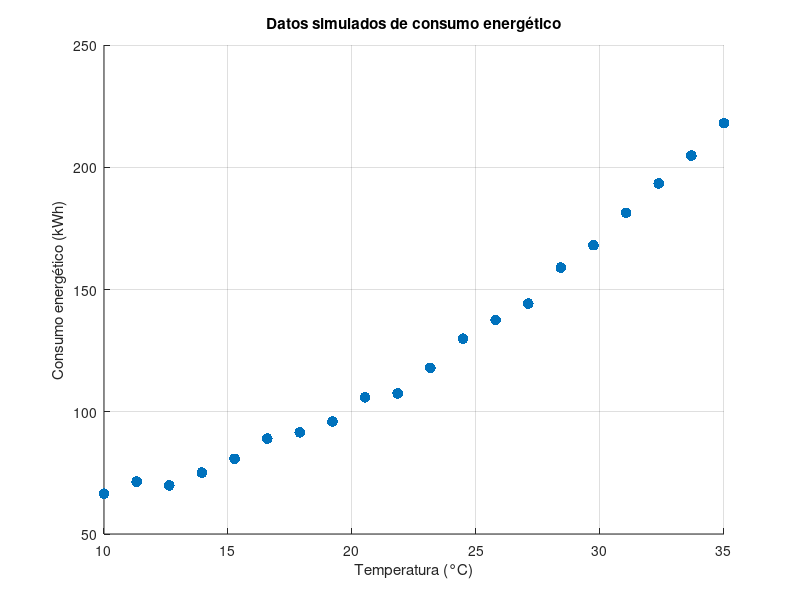

This figure's MATLAB source: (Note: this script raises an error after producing the figure.)
%% ==============================================================
% PROYECTO: Modelado del consumo energético en función de la temperatura
% MÉTODOS: Regresión Lineal y Regresión Cuadrática
% Autor: [Ismenia - David]
% Fecha: [12 de noviembre del 2025]
% ==============================================================

clc; clear; close all;

%% -----------------------------
% 1. GENERACIÓN DE DATOS SIMULADOS
% -----------------------------
% Temperaturas entre 10 y 35 °C
T = linspace(10,35,20)'; 

% Modelo teórico del consumo (simulación)
% Supongamos que el consumo aumenta con la temperatura, con ligera curvatura
% y un poco de ruido aleatorio (simula datos reales)
consumo_real = 0.2*T.^2 - 3*T + 80 + randn(size(T))*2;

% Visualización de los datos simulados
figure;
scatter(T, consumo_real, 60, 'filled');
xlabel('Temperatura (°C)');
ylabel('Consumo energético (kWh)');
title('Datos simulados de consumo energético');
grid on;

%% -----------------------------
% 2. MODELO DE REGRESIÓN LINEAL
% -----------------------------
% Ajuste lineal: y = a1*x + a0
coef_lineal = polyfit(T, consumo_real, 1);
consumo_lineal = polyval(coef_lineal, T);

% Cálculo de métricas de ajuste
resid_lineal = consumo_real - consumo_lineal;
ECM_lineal = mean(resid_lineal.^2);        % Error cuadrático medio
EAM_lineal = mean(abs(resid_lineal));      % Error absoluto medio
R2_lineal = 1 - sum(resid_lineal.^2)/sum((consumo_real - mean(consumo_real)).^2);

%% -----------------------------
% 3. MODELO DE REGRESIÓN CUADRÁTICA
% -----------------------------
% Ajuste cuadrático: y = a2*x^2 + a1*x + a0
coef_cuad = polyfit(T, consumo_real, 2);
consumo_cuad = polyval(coef_cuad, T);

% Cálculo de métricas de ajuste
resid_cuad = consumo_real - consumo_cuad;
ECM_cuad = mean(resid_cuad.^2);
EAM_cuad = mean(abs(resid_cuad));
R2_cuad = 1 - sum(resid_cuad.^2)/sum((consumo_real - mean(consumo_real)).^2);

%% -----------------------------
% 4. TABLAS DE RESULTADOS
% -----------------------------
% Comparación de valores reales y predichos (primeros 10)
Tabla_Prediccion = table(T(1:10), consumo_real(1:10), ...
    consumo_lineal(1:10), consumo_cuad(1:10), ...
    abs(consumo_real(1:10) - consumo_lineal(1:10)), ...
    abs(consumo_real(1:10) - consumo_cuad(1:10)), ...
    'VariableNames', {'Temp_(°C)','Consumo_real','Modelo_Lineal','Modelo_Cuadrático', ...
    'ErrorAbs_Lineal','ErrorAbs_Cuadrático'});

disp('--- TABLA DE PREDICCIÓN Y ERRORES ---');
disp(Tabla_Prediccion);

% Tabla comparativa de métricas globales
Tabla_Metricas = table({'Lineal';'Cuadrática'}, [ECM_lineal; ECM_cuad], ...
    [EAM_lineal; EAM_cuad], [R2_lineal; R2_cuad], ...
    'VariableNames', {'Modelo','ECM','EAM','R2'});

disp('--- TABLA DE MÉTRICAS DE AJUSTE ---');
disp(Tabla_Metricas);

%% -----------------------------
% 5. GRAFICAS COMPARATIVAS
% -----------------------------
figure;
scatter(T, consumo_real, 60, 'filled', 'DisplayName','Datos reales'); hold on;
plot(T, consumo_lineal, '-r', 'LineWidth',1.5, 'DisplayName','Regresión lineal');
plot(T, consumo_cuad, '--b', 'LineWidth',1.5, 'DisplayName','Regresión cuadrática');
xlabel('Temperatura (°C)');
ylabel('Consumo energético (kWh)');
title('Comparación de modelos de regresión');
legend show; grid on;

% Gráfica de residuos
figure;
subplot(2,1,1);
stem(T, resid_lineal, 'r','filled');
xlabel('Temperatura (°C)'); ylabel('Residuo (kWh)');
title('Residuos - Modelo Lineal'); grid on;

subplot(2,1,2);
stem(T, resid_cuad, 'b','filled');
xlabel('Temperatura (°C)'); ylabel('Residuo (kWh)');
title('Residuos - Modelo Cuadrático'); grid on;

%% -----------------------------
% 6. IMPRESIÓN DE CONCLUSIONES NUMÉRICAS
% -----------------------------
fprintf('\n---- RESULTADOS GLOBALES ----\n');
fprintf('Modelo Lineal: ECM = %.4f, EAM = %.4f, R2 = %.4f\n', ECM_lineal, EAM_lineal, R2_lineal);
fprintf('Modelo Cuadrático: ECM = %.4f, EAM = %.4f, R2 = %.4f\n', ECM_cuad, EAM_cuad, R2_cuad);
